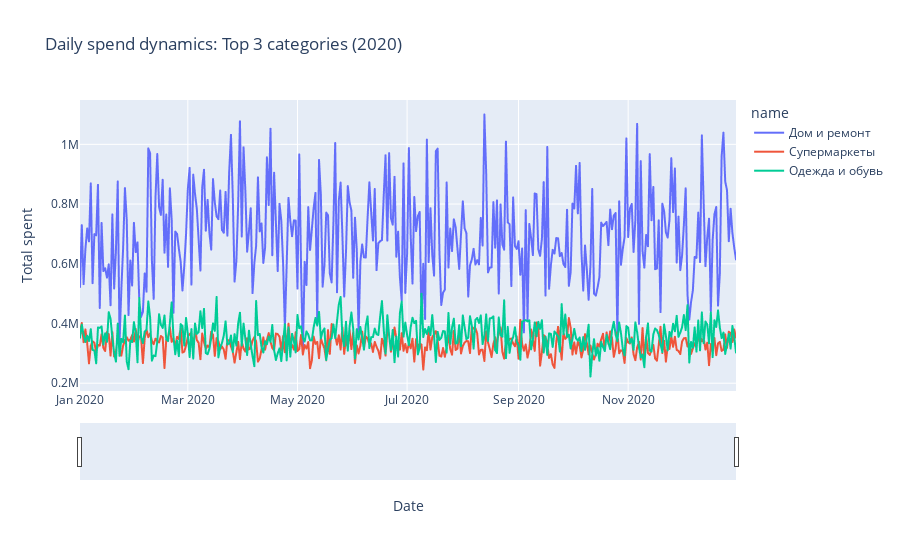

Notebook source saved alongside this figure:
### Markdown cell above
### Динамика ежедневных расходов по топ-категориям (2020)

Линейный график отображает ежедневную динамику расходов для топ-3 категорий с наибольшей суммарной величиной трат за 2020 год.  
Каждая линия соответствует отдельной категории.

Визуализация позволяет:
- сравнить поведение расходов между ключевыми категориями во времени
- выявить волатильность и сезонные колебания
- определить категории с наиболее стабильными и наиболее изменчивыми расходами

### Code cell
TOP_N = 3

# 1) берём топ категорий
top_names = (
    df.groupby("name")["total_spent"].sum()
    .sort_values(ascending=False)
    .head(TOP_N)
    .index
)

daily_top = df[df["name"].isin(top_names)].sort_values("ymd")

# 2) line-график (каждая категория — отдельная линия)
fig = px.line(
    daily_top,
    x="ymd",
    y="total_spent",
    color="name",
    title=f"Daily spend dynamics: Top {TOP_N} categories (2020)"
)

# 3) rangeslider для зума
fig.update_layout(xaxis=dict(rangeslider=dict(visible=True), type="date"),
                  xaxis_title="Date", yaxis_title="Total spent")
fig.show()

### Figure 1 — Plotly figure (JSON) as saved in the notebook; plotly's stock layout.template omitted (floating-point values rounded to 4 significant figures; data arrays with more than 128 entries replaced by an {"elided": "..."} marker saying what was removed)
{"data": [{"hovertemplate": "name=Дом и ремонт<br>ymd=%{x}<br>total_spent=%{y}<extra></extra>", "legendgroup": "Дом и ремонт", "line": {"color": "#636efa", "dash": "solid"}, "marker": {"symbol": "circle"}, "mode": "lines", "name": "Дом и ремонт", "showlegend": true, "type": "scattergl", "x": {"elided": "4392 str values"}, "xaxis": "x", "y": {"elided": "4392 float values"}, "yaxis": "y"}, {"hovertemplate": "name=Супермаркеты<br>ymd=%{x}<br>total_spent=%{y}<extra></extra>", "legendgroup": "Супермаркеты", "line": {"color": "#EF553B", "dash": "solid"}, "marker": {"symbol": "circle"}, "mode": "lines", "name": "Супермаркеты", "showlegend": true, "type": "scattergl", "x": {"elided": "4392 str values"}, "xaxis": "x", "y": {"elided": "4392 float values"}, "yaxis": "y"}, {"hovertemplate": "name=Одежда и обувь<br>ymd=%{x}<br>total_spent=%{y}<extra></extra>", "legendgroup": "Одежда и обувь", "line": {"color": "#00cc96", "dash": "solid"}, "marker": {"symbol": "circle"}, "mode": "lines", "name": "Одежда и обувь", "showlegend": true, "type": "scattergl", "x": {"elided": "4392 str values"}, "xaxis": "x", "y": {"elided": "4392 float values"}, "yaxis": "y"}], "layout": {"legend": {"title": {"text": "name"}, "tracegroupgap": 0}, "title": {"text": "Daily spend dynamics: Top 3 categories (2020)"}, "xaxis": {"anchor": "y", "domain": [0, 1], "rangeslider": {"visible": true}, "title": {"text": "Date"}, "type": "date"}, "yaxis": {"anchor": "x", "domain": [0, 1], "title": {"text": "Total spent"}}}}
